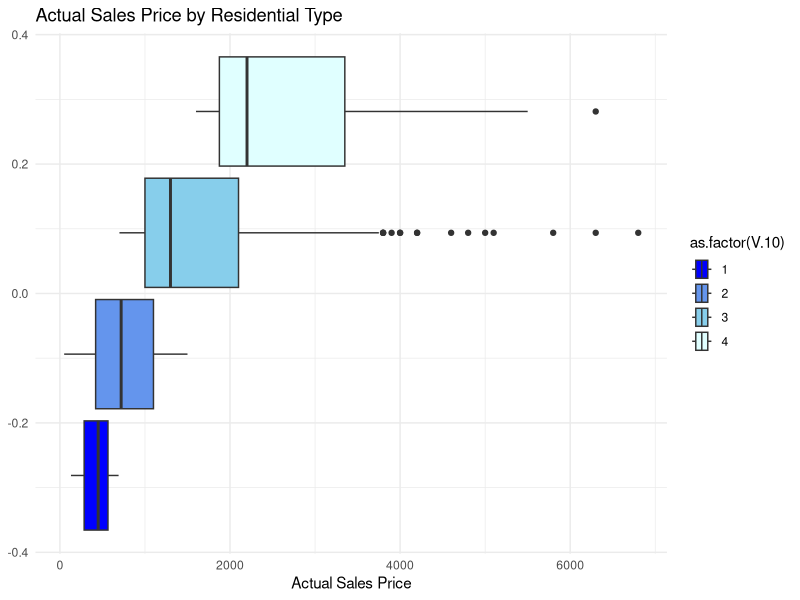
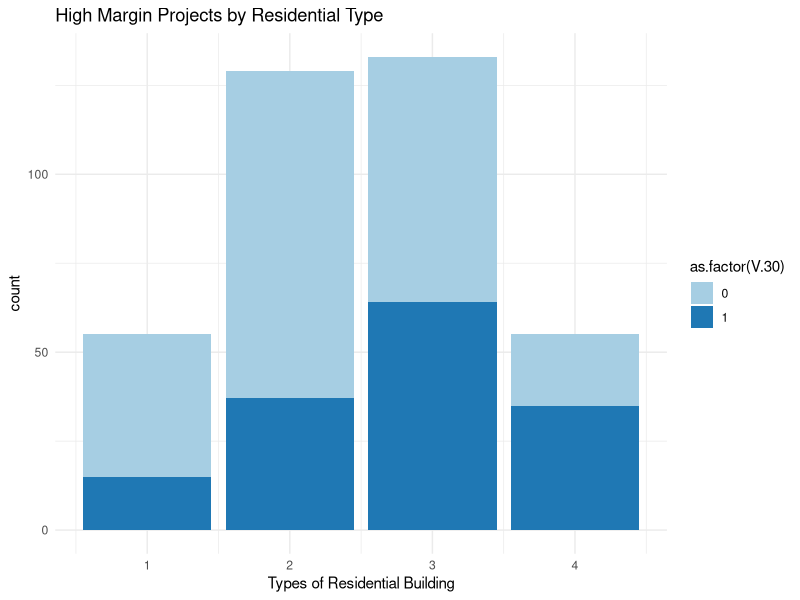

Here is the R script that generated these plots, in order:
# Load packages
library(ggplot2)

# Import data
df_optional<-read.csv('project_residential_price_data_optional.csv')

# Statistical Test1: Actual Sales Price vs Types of Residential Building 
# (categorical/numerical)
# Descriptive: side-by-side box-plot
ggplot(df_optional)+
  aes(x=V.9, fill=as.factor(V.10))+
  geom_boxplot()+
  labs(x="Actual Sales Price",
       title="Actual Sales Price by Residential Type")+
  scale_fill_manual(values=c("#0000FF","#6495ED","#87CEEB","#E0FFFF"))+
  theme_minimal()

# Inferential: ANOVA test
aov_price_type<-aov(V.9 ~ as.factor(V.10), data = df_optional)
summary(aov_price_type)

#OPTIONAL
# Statistical Test2: High Margin Project vs Types of Residential Building
# (two categorical)
# Descriptive: Bar-chart
ggplot(df_optional)+
  aes(x=V.10, fill=as.factor(V.30))+
  geom_bar()+
  labs(x="Types of Residential Building",
       title="High Margin Projects by Residential Type")+
  scale_fill_brewer(palette="Paired")+
  theme_minimal()

#Inferential: Chi-Square Test
chisq_df<-chisq.test(x=df_optional$V.10, y=as.factor(df_optional$V.30))
